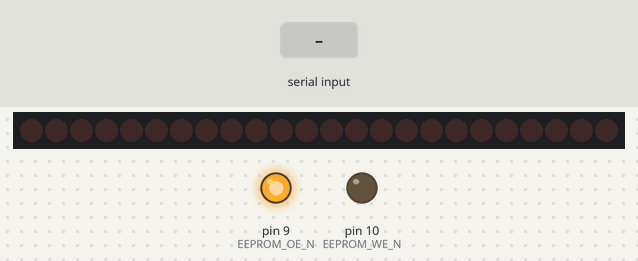
The sketch below on a simulated Arduino Uno, built with avr-gcc and run on an emulated ATmega328P. On the bench: 24 shift-register outputs drawn as a row of LEDs (first output left, lit = HIGH), output pins drawn as LEDs (lit = HIGH). Wiring (inferred from the names in the program): 3 × shift register (74HC595): data pin 6; shift clock pin 4; latch pin 8; OE pin 2; MR pin 5. Wiring (inferred from the signals the program sends): row of LEDs: on Q0, Q1, Q2, Q3, Q4, Q5, Q6, Q7, Q8, Q9, Q10, Q11, Q12, Q13, Q14, Q15, Q16, Q17, Q18, Q19, Q20, Q21, Q22, Q23. The test bench sets the inputs (shaded band). Pins used as bus, display or sensor lines are not drawn; what the sketch prints to the serial monitor is not drawn.

Above: at 1.2 s.
1.3 s: "1\n" received over Serial
2.8 s: "2\n" received over Serial
At 6.2 s:
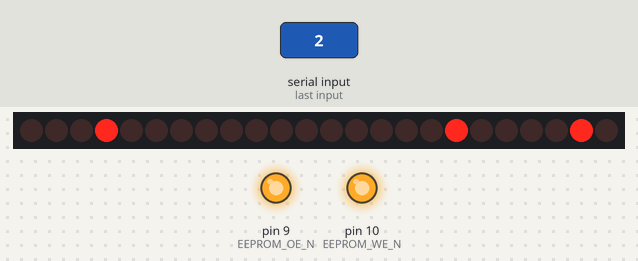
Timing chart, 0 to 7.7 s (numbered marks = the images above; inputs shaded):
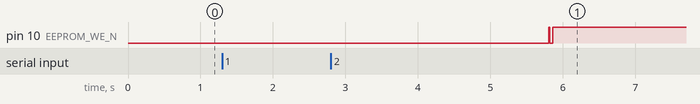

The sketch:

EEPROMv1.2.ino
```cpp
#define portOfPin(P)\
  (((P)>=0&&(P)<8)?&PORTD:(((P)>7&&(P)<14)?&PORTB:&PORTC))
#define ddrOfPin(P)\
  (((P)>=0&&(P)<8)?&DDRD:(((P)>7&&(P)<14)?&DDRB:&DDRC))
#define pinOfPin(P)\
  (((P)>=0&&(P)<8)?&PIND:(((P)>7&&(P)<14)?&PINB:&PINC))
#define pinIndex(P)((uint8_t)(P>13?P-14:P&7))
#define pinMask(P)((uint8_t)(1<<pinIndex(P)))


#define pinAsInput(P) *(ddrOfPin(P))&=~pinMask(P)
#define pinAsInputPullUp(P) *(ddrOfPin(P))&=~pinMask(P);digitalHigh(P)
#define pinAsOutput(P) *(ddrOfPin(P))|=pinMask(P)
#define digitalLow(P) *(portOfPin(P))&=~pinMask(P)
#define digitalHigh(P) *(portOfPin(P))|=pinMask(P)
#define isHigh(P)((*(pinOfPin(P))& pinMask(P))>0)
#define isLow(P)((*(pinOfPin(P))& pinMask(P))==0)
#define digitalState(P)((uint8_t)isHigh(P))


// As per hardware board, v 1.0


// PIN definitions for the shift register controls
#define OE_N    2 // Output enable (active low - address chips always grounded)
#define STCP    3 // Storage clock (RCLK)
#define SHCP    4 // Shift clock  (SRCLK)
#define MR_N    5 // Master reset (active low)
#define S_DATA  6 // Serial data


// PIN definition for the EEPROM controls
#define EEPROM_CE_N    8 // Chip Enable
#define EEPROM_OE_N    9 // Output Enable
#define EEPROM_WE_N    10 // Write Enable

// basic scope loop
/*
 * 00000008  4240                                    clr.w   d0
 * 0000000A  103C 0006                               move.b  #6,d0
 * 0000000E  4E71                                    nop
 * 00000010  60F6                                    bra.s   $0008
 *
 */

byte testROM [] =
{
  0x00, 0x00, 0x00, 0x00,   // SP
  0x00, 0x00, 0x00, 0x10,   // Initial PC
  0x42, 0x40,
  0x10, 0x3C, 0x00, 0x06,
  0x4E, 0x71,
  0x60, 0xF6
};

int dataLength = sizeof(testROM);
bool writeMode = false;

void setup()
{
  Serial.begin(9600);

  // Configure pins for the shift registers
  pinMode(MR_N, OUTPUT);
  digitalWrite(MR_N, HIGH);

  pinMode(SHCP, OUTPUT);
  digitalWrite(SHCP, LOW);

  pinMode(STCP, OUTPUT);
  digitalWrite(SHCP, LOW);

  pinMode(OE_N, OUTPUT);
  digitalWrite(OE_N, HIGH);

  pinMode(S_DATA, OUTPUT);


  pinMode(EEPROM_WE_N, OUTPUT);
  pinMode(EEPROM_CE_N, OUTPUT);
  pinMode(EEPROM_OE_N, OUTPUT);

  digitalWrite(EEPROM_OE_N, HIGH);
}

int incoming = 100;

void loop()
{
  if(incoming == 100)
  {
    printMenu();
    incoming = 99;
  }

  if(Serial.available() > 0)
  {
    incoming = Serial.parseInt();

    if (Serial.read() == '\n')
    {
      if(incoming == 1)
      {
        Serial.println("ROM Length:");
        Serial.println(dataLength);
        Serial.println("===========");
        Serial.println("ROM to write");

        for (int i = 0; i < dataLength; i++)
        {
          if(i % 8 == 0)
            Serial.println("");

          if(!testROM[i])
            Serial.print("00");
          else
          {
            if(testROM[i] < 0x10)
              Serial.print("0");

              Serial.print(testROM[i], HEX);
          }

          Serial.print("  ");
        }
      }
      else if(incoming == 2 || incoming == 3)
      {
        Serial.print("Writing ROM in: ");
        timer(3);
        writeROM(incoming == 2);
      }
      else if(incoming == 4)
      {
        Serial.print("Reading ROM in: ");
        timer(3);
        readEEPROM();
      }
      else if(incoming == 9)
      {
        Serial.print("Disable protection in: ");
        timer(5);
        disableWriteProtect();
      }

      Serial.print("\n\n\n");
      incoming = 100;
    }
  }
}

void printMenu()
{
  Serial.println("Choose an operation:\n--------------------\n1. Display ROM Image\n2. Write EEPROM (EVEN)\n3. Write EEPROM (ODD)\n4. Read EEPROM\n9. Disable Write Protect\n");
}

void timer(int count)
{
  for (int i = count; i; i--)
  {
    Serial.print(i);
    Serial.print(".");
    delay(333);
    Serial.print(".");
    delay(333);
    Serial.print(". ");
    delay(334);
  }

  Serial.println("");
}

void readEEPROM()
{
  if (writeMode)
  {
    setReadMode();
  }

  readROM();

  setAddress(0x0000);
}

void setReadMode()
{
  // turn off data shift register output
  // address chips are always enabled
  digitalWrite(OE_N, HIGH);

  // setup EEPROM for read, after this toggling CE will read address on shift registers
  digitalWrite(EEPROM_OE_N, LOW);
  digitalWrite(EEPROM_CE_N, LOW);
  digitalWrite(EEPROM_WE_N, HIGH);

  writeMode = false;
}

void setWriteMode()
{
  // turn off data output until we're ready to write
  digitalWrite(OE_N, HIGH);

  // turn off EEPROM output and prepare CE & WE for writing
  digitalWrite(EEPROM_OE_N, HIGH);
  digitalWrite(EEPROM_CE_N, HIGH);
  digitalWrite(EEPROM_WE_N, HIGH);

  writeMode = true;
}

// this doesn't actually read to anywhere, just sets
// the io lines on the EEPROM for inspection
byte readROM()
{
  Serial.println("readROM");
  for (int i = 0; i < dataLength; i++)
  {
    setAddress(i);
    delay(10);
  }
}

void writeROM(bool even)
{
  for (int i = 0; i < dataLength / 2; i ++)
  {
    writeByteToAddress(testROM[(even ? i : i + 1)], i);
    /*
    Serial.print(i);
    Serial.print(": ");
    Serial.println(testROM[(even ? i * 2 : (i * 2) + 1)], HEX);
    */

    delay(10);
  }

  Serial.println("Write Complete\n");
}

void setAddress(short address)
{
  Serial.println(address);
  digitalLow(STCP);
  shiftOutFast(0);
  shiftOutFast(address >> 8);
  shiftOutFast(address & 0xff);
  digitalHigh(STCP);
}

void disableWriteProtect()
{
  writeByteToAddress(0xaa, 0x5555);
  writeByteToAddress(0x55, 0x2aaa);
  writeByteToAddress(0x80, 0x5555);
  writeByteToAddress(0xaa, 0x5555);
  writeByteToAddress(0x55, 0x2aaa);
  writeByteToAddress(0x20, 0x5555);
}

void writeByteToAddress(char byte, int address)
{
  digitalHigh(OE_N);

  digitalLow(STCP);
  shiftOutFast(byte);
  shiftOutFast(address >> 8);
  shiftOutFast(address & 0xff);
  digitalHigh(STCP);

  delayMicroseconds(10);

  digitalLow(EEPROM_WE_N);
  digitalLow(EEPROM_CE_N);

  delayMicroseconds(10);

  digitalLow(OE_N);

  delayMicroseconds(10);

  digitalHigh(EEPROM_CE_N);
  digitalHigh(EEPROM_WE_N);
}

void shiftOutFast(char byte)
{
  for (uint8_t i = 0; i < 8; i++)
  {
    if (!!(byte & (1 << (7 - i))))
      digitalHigh(S_DATA);
    else
      digitalLow(S_DATA);

    digitalHigh(SHCP);
    digitalLow(SHCP);
  }
}
```

Measured:
- after the input at 1.3 s, every drawn part: stays the same
- after the input at 2.8 s, pin 10 (EEPROM_WE_N): LOW → HIGH after 3.0 s, → LOW 0.02 s later, → HIGH 0.04 s later
